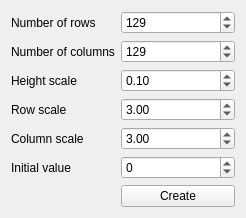
<?xml version="1.0" encoding="UTF-8"?>
<ui version="4.0">
 <class>HeightmapCreateDialog</class>
 <widget class="QWidget" name="HeightmapCreateDialog">
  <property name="geometry">
   <rect>
    <x>0</x>
    <y>0</y>
    <width>246</width>
    <height>189</height>
   </rect>
  </property>
  <property name="windowTitle">
   <string>Form</string>
  </property>
  <layout class="QFormLayout" name="formLayout">
   <item row="0" column="0">
    <widget class="QLabel" name="label">
     <property name="text">
      <string>Number of rows</string>
     </property>
    </widget>
   </item>
   <item row="1" column="0">
    <widget class="QLabel" name="label_2">
     <property name="text">
      <string>Number of columns</string>
     </property>
    </widget>
   </item>
   <item row="6" column="0">
    <widget class="QLabel" name="label_3">
     <property name="text">
      <string>Initial value</string>
     </property>
    </widget>
   </item>
   <item row="0" column="1">
    <widget class="QSpinBox" name="numRows">
     <property name="maximum">
      <number>9999</number>
     </property>
     <property name="value">
      <number>129</number>
     </property>
    </widget>
   </item>
   <item row="1" column="1">
    <widget class="QSpinBox" name="numColumns">
     <property name="maximum">
      <number>9999</number>
     </property>
     <property name="value">
      <number>129</number>
     </property>
    </widget>
   </item>
   <item row="6" column="1">
    <widget class="QSpinBox" name="initialValue">
     <property name="minimum">
      <number>-32768</number>
     </property>
     <property name="maximum">
      <number>32767</number>
     </property>
    </widget>
   </item>
   <item row="7" column="1">
    <widget class="QPushButton" name="pushButton">
     <property name="text">
      <string>Create</string>
     </property>
    </widget>
   </item>
   <item row="3" column="0">
    <widget class="QLabel" name="label_4">
     <property name="text">
      <string>Height scale</string>
     </property>
    </widget>
   </item>
   <item row="4" column="0">
    <widget class="QLabel" name="label_5">
     <property name="text">
      <string>Row scale</string>
     </property>
    </widget>
   </item>
   <item row="5" column="0">
    <widget class="QLabel" name="label_6">
     <property name="text">
      <string>Column scale</string>
     </property>
    </widget>
   </item>
   <item row="3" column="1">
    <widget class="QDoubleSpinBox" name="heightScale">
     <property name="value">
      <double>0.100000000000000</double>
     </property>
    </widget>
   </item>
   <item row="5" column="1">
    <widget class="QDoubleSpinBox" name="columnScale">
     <property name="value">
      <double>3.000000000000000</double>
     </property>
    </widget>
   </item>
   <item row="4" column="1">
    <widget class="QDoubleSpinBox" name="rowScale">
     <property name="maximum">
      <double>99999.000000000000000</double>
     </property>
     <property name="singleStep">
      <double>0.100000000000000</double>
     </property>
     <property name="value">
      <double>3.000000000000000</double>
     </property>
    </widget>
   </item>
  </layout>
 </widget>
 <resources/>
 <connections>
  <connection>
   <sender>pushButton</sender>
   <signal>clicked()</signal>
   <receiver>HeightmapCreateDialog</receiver>
   <slot>onCreate()</slot>
   <hints>
    <hint type="sourcelabel">
     <x>127</x>
     <y>114</y>
    </hint>
    <hint type="destinationlabel">
     <x>60</x>
     <y>107</y>
    </hint>
   </hints>
  </connection>
 </connections>
 <slots>
  <slot>onCreate()</slot>
 </slots>
</ui>
